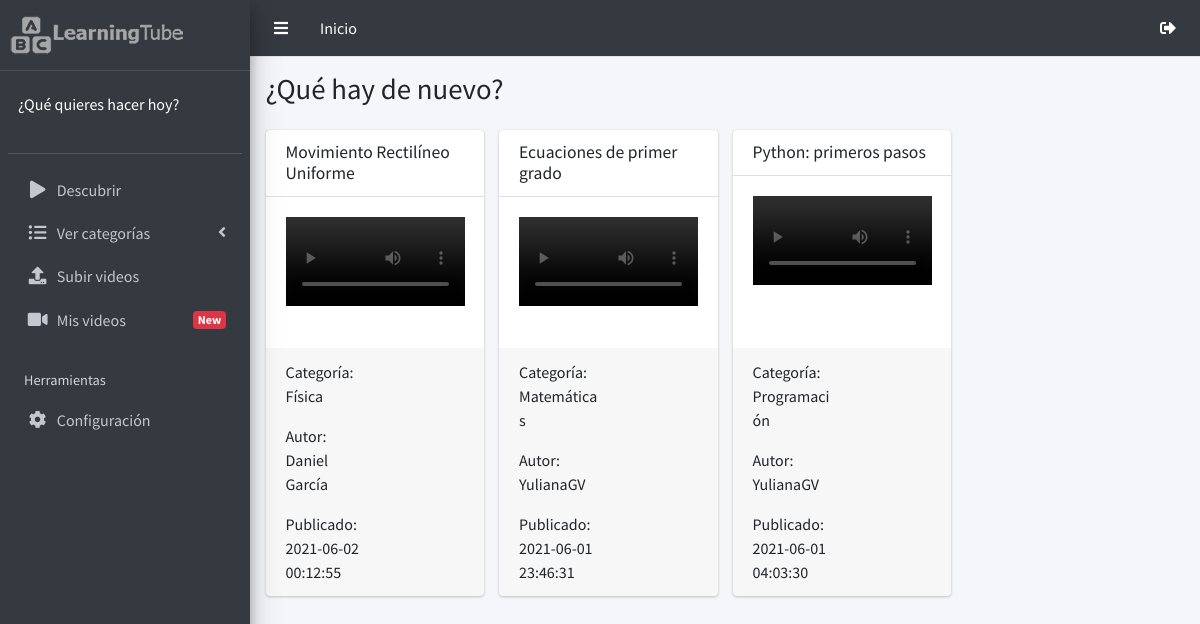
Page /principal.php (signed in) on the committed database.
### tables this page shows
CREATE TABLE `videos` (
  `video_id` int NOT NULL,
  `users_user_id` int NOT NULL,
  `categories_cat_id` int NOT NULL,
  `video_date` datetime NOT NULL,
  `video_title` varchar(60) NOT NULL,
  `video_url` varchar(200) NOT NULL
);

CREATE TABLE `categories` (
  `cat_id` int NOT NULL,
  `cat_name` varchar(50) NOT NULL
);

CREATE TABLE `users` (
  `user_id` int NOT NULL,
  `user_date` timestamp NOT NULL DEFAULT CURRENT_TIMESTAMP,
  `user_email` varchar(100) NOT NULL,
  `user_name` varchar(100) NOT NULL,
  `user_photo` varchar(200) DEFAULT NULL,
  `user_password` varchar(150) NOT NULL,
  `user_ip` varchar(30) NOT NULL,
  `user_last_login` timestamp NULL DEFAULT NULL
);

### principal.php (the view, shortened to what this page needs)
<!DOCTYPE html>
<html lang="es">
<head>
    <link rel="stylesheet" href="plugins/bootstrap/css/bootstrap.min.css">
    <link rel="stylesheet" href="plugins/fontawesome-free/css/all.min.css">
    <link rel="stylesheet" href="dist/css/adminlte.css">
    <link rel="stylesheet" href="https://code.ionicframework.com/ionicons/2.0.1/css/ionicons.min.css">
    <link rel="stylesheet" type="text/css" href="plugins/datatables/datatables.min.css"/>
    <link rel="stylesheet"  type="text/css" href="plugins/datatables/DataTables-1.10.18/css/dataTables.bootstrap4.min.css">
    <link rel="stylesheet"  type="text/css" href=" plugins/datatables-responsive/css/responsive.bootstrap4.css">
    <link rel="stylesheet"  type="text/css" href="plugins/sweetalert2/sweetalert2.min.css">
    <link rel="stylesheet" href="plugins/iCheck/all.css">
    <link rel="stylesheet" href="css/styles.css">
</head>
<body class="hold-transition sidebar-mini">
    <div class="wrapper">
    <?php
    include "header.php";
    include "sidebar.php";
    ?>
    <div class="content-wrapper">
        <section class="content-header">
        <div class="container-fluid">
            <div class="row mb-2">
            <div class="col-sm-6">
                <h1>¿Qué hay de nuevo?</h1>
            </div>
            </div>
        </div>
        </section>
        <section class="content">
        <div class="container-fluid">
            <div class="row d-flex">
            <?php
            $conn = mysqli_connect("localhost","root","Kenway74","bd_learning");
            $consultaVideo = $conn->query("SELECT users.user_name, users.user_id, videos.users_user_id, videos.categories_cat_id, videos.video_url, videos.video_title, videos.video_url, videos.video_date, categories.cat_id, categories.cat_name FROM users INNER JOIN videos ON users.user_id = videos.users_user_id INNER JOIN categories ON videos.categories_cat_id = categories.cat_id ORDER BY videos.video_date DESC LIMIT 6 ");
            if ($consultaVideo !== false && $consultaVideo->num_rows > 0){
            while($video=mysqli_fetch_array($consultaVideo)){
            ?>
            <div class="col-md-3">
                <div class="card h-100">
                    <div class="card-header">
                        <h3 class="card-title"><?php echo $video['video_title']; ?></h3>
                    </div>
                    <div class="card-body">
                        <video controls width="100%">
                            <source src="<?php echo "video/".$video['video_url']; ?>" type="video/mp4">
                        </video>
                    </div>
                    <div class="card-footer">
                        <div class="row">
                            <div class="col-md-6">
                            <p>Categoría: <?php echo $video['cat_name']; ?></p>
                            <p>Autor: <?php echo $video['user_name']; ?></p>
                            <span class="date">Publicado: <?php echo $video['video_date']; ?></span>
                            </div>
                        </div>
                    </div>
                </div>
            </div>
            <?php }
            }else{
            echo "Todavía no se ha subido ningún video";
            }
            ?>
            </div>
        </div>
        </section>
    </div>
    </div>
</body>
</html>

### header.php
<nav class="main-header navbar navbar-expand navbar-gray-dark navbar-light">
   <ul class="navbar-nav">
     <li class="nav-item">
       <a class="nav-link text-white" data-widget="pushmenu" href="#" role="button"><i class="fas fa-bars"></i></a>
     </li>
     <li class="nav-item d-none d-sm-inline-block">
       <a href="principal.php" class="nav-link text-white">Inicio</a>
     </li>
   </ul>
   <ul class="navbar-nav ml-auto">
       <li class="nav-item user-menu">
				<a class="nav-link" href="#">
				</a>
			</li>
       <li class="nav-item user-menu">
           <a class="nav-link text-white" href="salir.php" role="button">
           <i class="fas fa-sign-out-alt"></i>
         </a>
       </li>
   </ul>
 </nav>

### sidebar.php (shortened to what this page needs)
<aside class="main-sidebar sidebar-dark-primary elevation-4">
    <a href="inicio" class="brand-link">
      <img src="img/LogoLearningTubeSmall.png" alt="Logo"
           style="opacity: .8">
    </a>
    <div class="sidebar">
      <div class="user-panel mt-3 pb-3 mb-3 d-flex">
          <div class="info">
            <p class="d-block text-white">¿Qué quieres hacer hoy?</p>
          </div>
        </div>
      <nav class="mt-2">
        <ul class="nav nav-pills nav-sidebar flex-column" data-widget="treeview" role="menu" data-accordion="false">
          <li class="nav-item">
            <a href="principal.php" class="nav-link">
            <i class="nav-icon fas fa-play"></i>
              <p>
                Descubrir
              </p>
            </a>
          </li>
          <li class="nav-item has-treeview">
            <a href="#" class="nav-link">
              <i class="nav-icon fas fa-list-ul"></i>
              <p>
                Ver categorías
                <i class="fas fa-angle-left right"></i>
              </p>
            </a>
          </li>
          <li class="nav-item">
            <a href="uploadVideo.php" class="nav-link">
              <i class="nav-icon fas fa-upload"></i>
              <p>
                Subir videos
              </p>
            </a>
          </li>
          <li class="nav-item">
            <a href="myvideos.php" class="nav-link">
              <i class="nav-icon fas fa-video"></i>
              <p>
                Mis videos
                <span class="right badge badge-danger">New</span>
              </p>
            </a>
          </li>
          <li class="nav-header">Herramientas</li>
          <li class="nav-item">
            <a href="config.php" class="nav-link">
            <i class="nav-icon fas fa-cog"></i>
              <p>Configuración</p>
            </a>
          </li>
        </ul>
      </nav>
    </div>
  </aside>

### rows in the picture
videos: video_title "Movimiento Rectilíneo Uniforme", categories_cat.cat_name "Física", users_user.user_name "Daniel García", video_date "2021-06-02 00:12:55"
videos: video_title "Ecuaciones de primer grado", categories_cat.cat_name "Matemáticas", users_user.user_name "YulianaGV", video_date "2021-06-01 23:46:31"
videos: video_title "Python: primeros pasos", categories_cat.cat_name "Programación", users_user.user_name "YulianaGV", video_date "2021-06-01 04:03:30"
